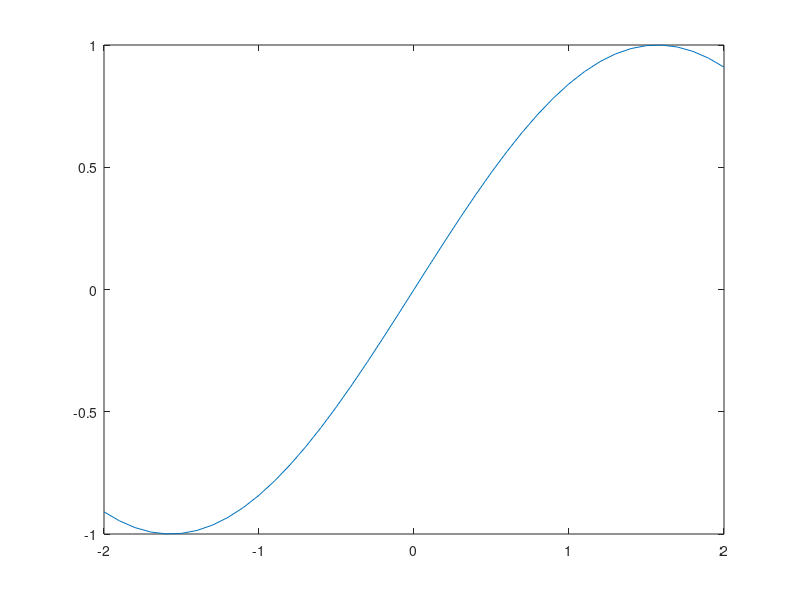

Here is the MATLAB script that generated this plot: (Note: this script raises an error after producing the figure.)
clear 

x = (-2:0.1:2);
y1 = sin(x);
plot(x,y1)

hold on

y2 = chebyshev(x);
plot(x,y2)

hold off

function poly = chebyshev(x)
    % as instructed to modify the Program 3.3 for 3.3-C.1
    
    % calcuate based on Chebyshev theroem nodes [0, pi/2]
    b=(pi/4)+ (pi/4)*cos(2*(1:4)-1*pi/8); 
    yb=sin(b); 
    c=newtdd(b,yb,4);
    
    %For each input x, move x to the fundamental domain and evaluate
    % the interpolating polynomial
    s=1; % Correct the sign of sin
    x1=mod(x,2*pi);
    
    if x1>pi
        x1 = 2*pi-x1;
        s = -1;
    end
    
    if x1 > pi/2
        x1 = pi-x1;
    end
    
    poly = s*nest(3,c,x1,b);
end 


function c=newtdd(x,y,n)
    for j=1:n
        v(j,1)=y(j); % Fill in y column of Newton triangle
    end
    for i=2:n % For column i,
        for j=1:n+1-i % fill in column from top to bottom
            v(j,i)=(v(j+1,i-1)-v(j,i-1))/(x(j+i-1)-x(j));
        end
    end
    for i=1:n
        c(i)=v(1,i); % Read along top of triangle
    end % for output coefficients
end    
    

function y = nest(d,c,x,b)
    if nargin<4, b=zeros(d,1); end 
    y=c(d+1);
    for i=d:-1:1
      y = y.*(x-b(i))+c(i);
    end
end  
    